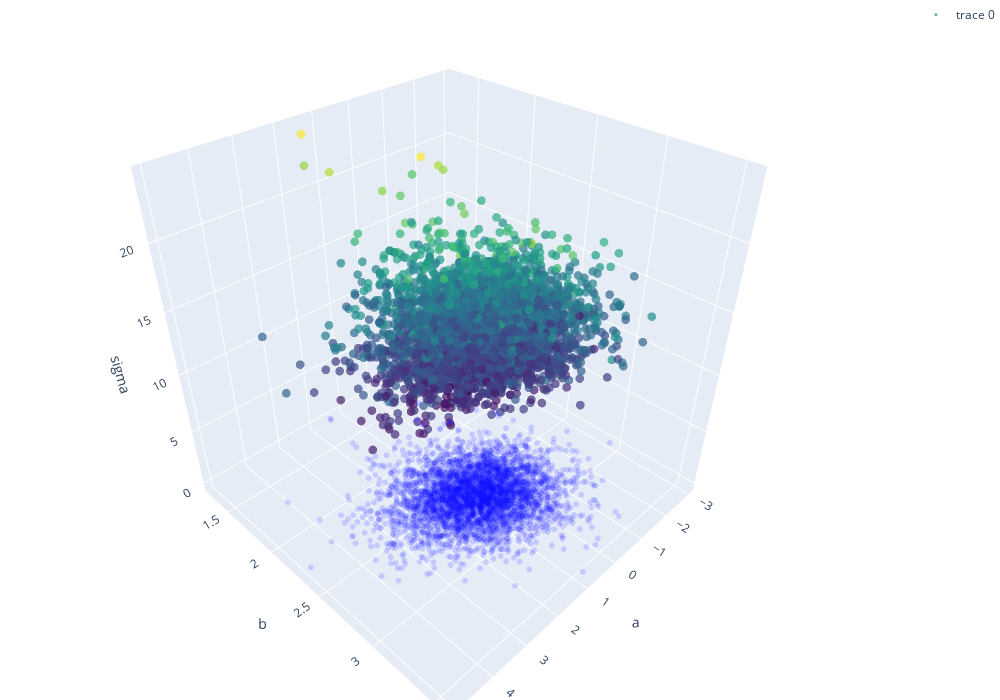

Here is the notebook cell this chart was saved with:
### Code cell
import plotly.graph_objs as go
import plotly.offline as pyoff

trace = go.Scatter3d(
    x=draws['a'],
    y=draws['b'],
    z=draws['sigma'],
    mode='markers',
    marker=dict(
        size=3,
        color=draws['sigma'],
        colorscale='Viridis',
        opacity=0.7
    )
)

layout = go.Layout(
    scene=dict(
        xaxis_title='a',
        yaxis_title='b',
        zaxis_title='sigma'
    ),
    margin=dict(l=0, r=0, b=0, t=0),
    height=700,
    width=1000,
)

proj_ab = go.Scatter3d(
    x=draws['a'],
    y=draws['b'],
    z=[0] * len(draws),
    mode='markers',
    marker=dict(
        size=2,
        color='rgba(5,5,255,0.5)',
        opacity=0.3
    ),
    showlegend=False
)

layout.height = 700

fig = go.Figure(data=[trace, proj_ab], layout=layout)
pyoff.iplot(fig)

### Figure 1 — Plotly figure (JSON) as saved in the notebook; plotly's stock layout.template omitted (floating-point values rounded to 4 significant figures; data arrays with more than 128 entries replaced by an {"elided": "..."} marker saying what was removed)
{"data": [{"marker": {"color": {"elided": "4000 float values"}, "colorscale": [[0, "#440154"], [0.1111, "#482878"], [0.2222, "#3e4989"], [0.3333, "#31688e"], [0.4444, "#26828e"], [0.5556, "#1f9e89"], [0.6667, "#35b779"], [0.7778, "#6ece58"], [0.8889, "#b5de2b"], [1, "#fde725"]], "opacity": 0.7, "size": 3}, "mode": "markers", "type": "scatter3d", "x": {"elided": "4000 float values"}, "y": {"elided": "4000 float values"}, "z": {"elided": "4000 float values"}}, {"marker": {"color": "rgba(5,5,255,0.5)", "opacity": 0.3, "size": 2}, "mode": "markers", "showlegend": false, "type": "scatter3d", "x": {"elided": "4000 float values"}, "y": {"elided": "4000 float values"}, "z": {"elided": "4000 int values"}}], "layout": {"height": 700, "margin": {"b": 0, "l": 0, "r": 0, "t": 0}, "scene": {"xaxis": {"title": {"text": "a"}}, "yaxis": {"title": {"text": "b"}}, "zaxis": {"title": {"text": "sigma"}}}, "width": 1000}}
